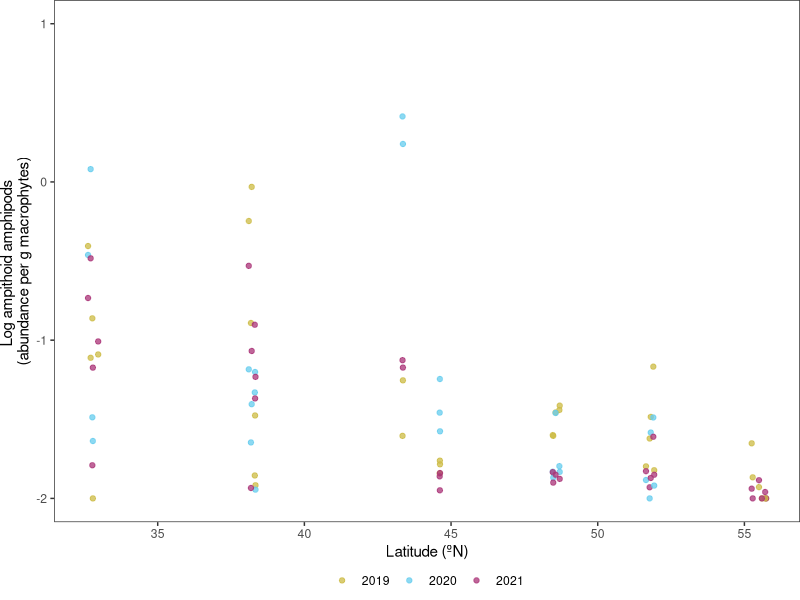
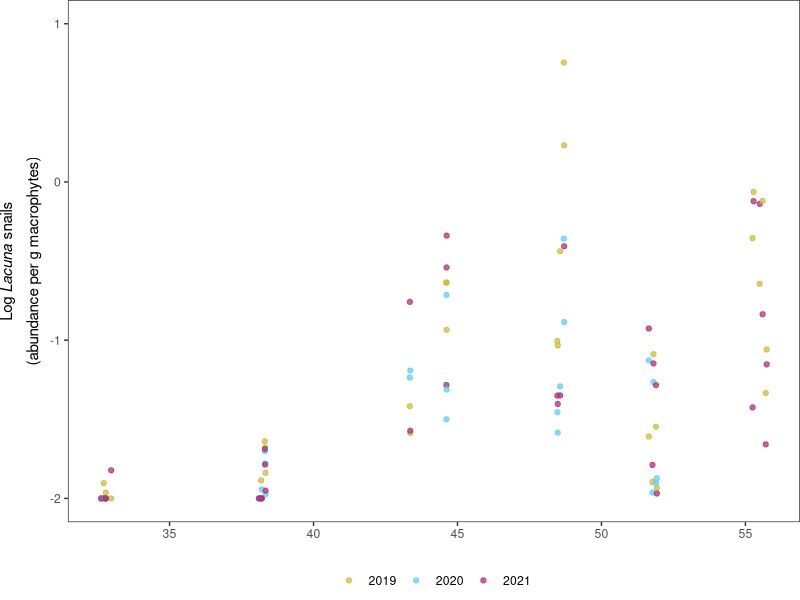
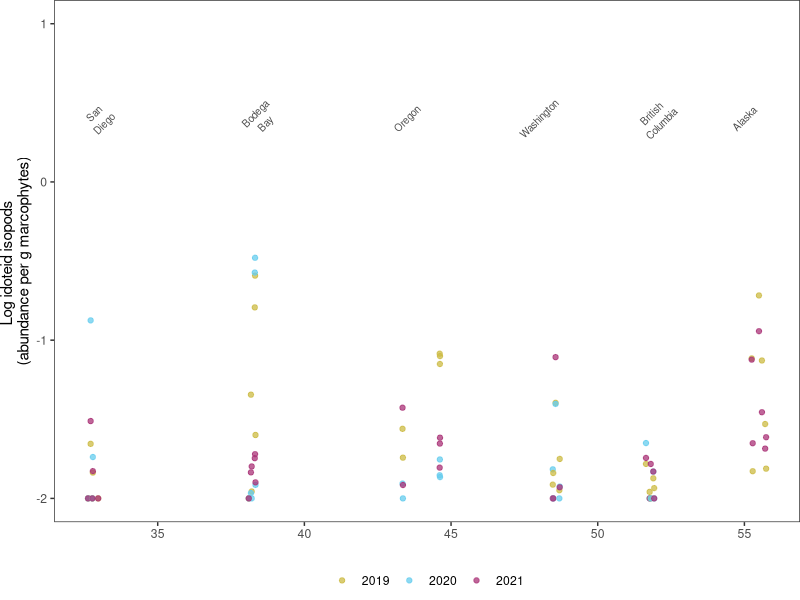
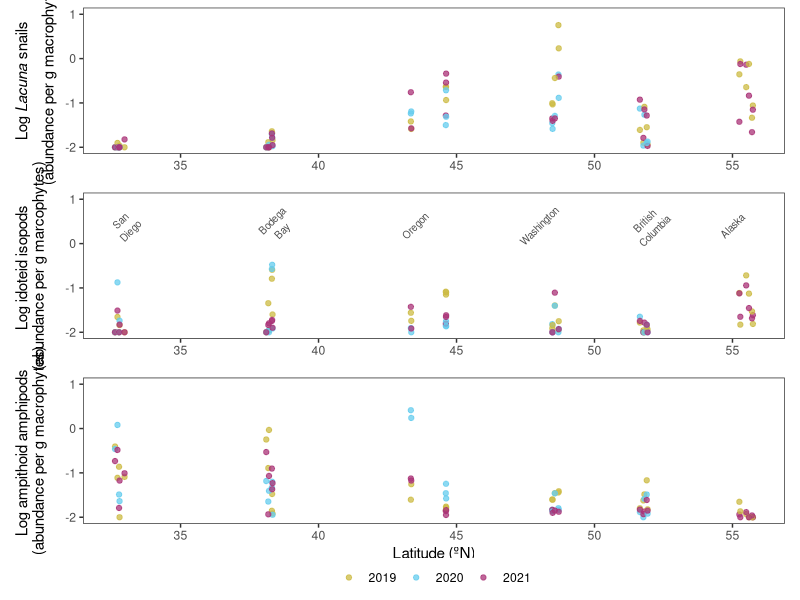
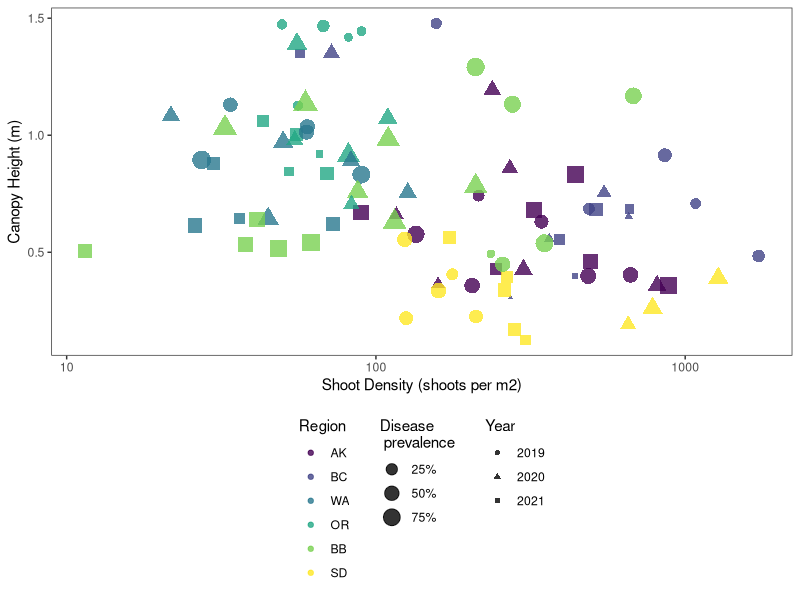
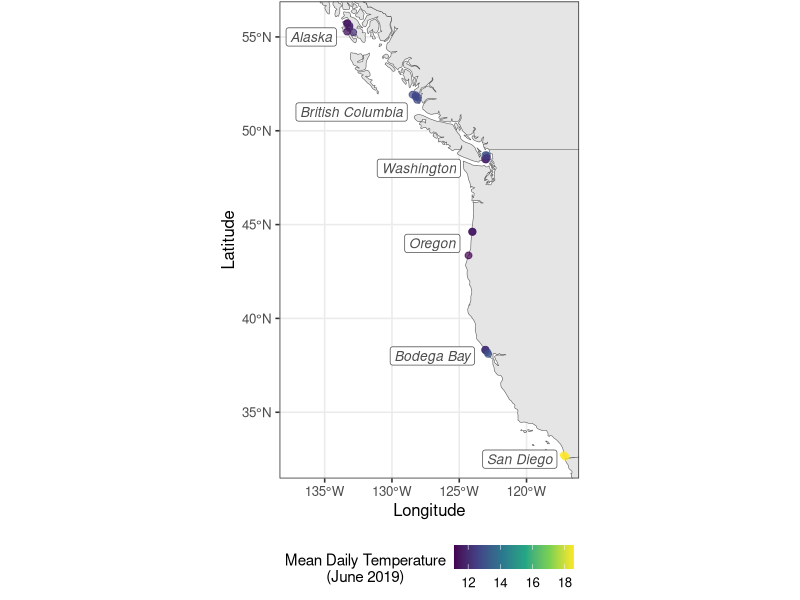
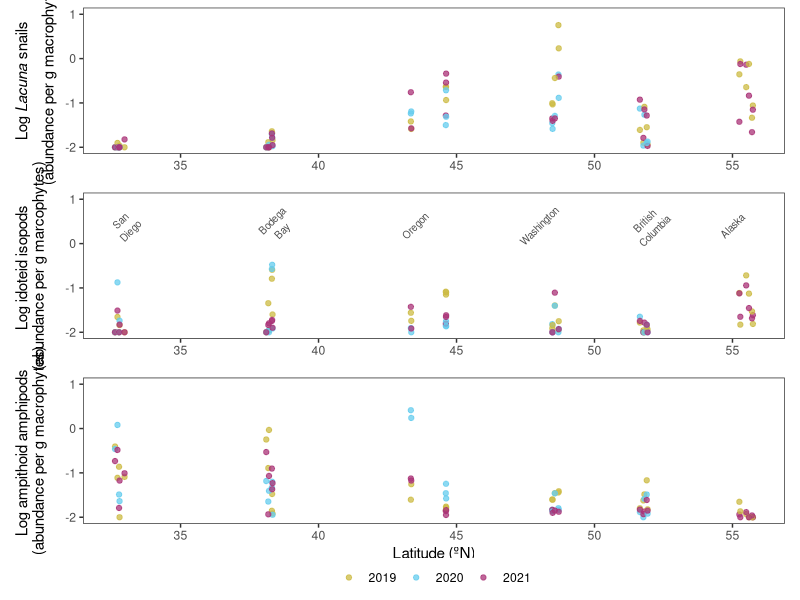
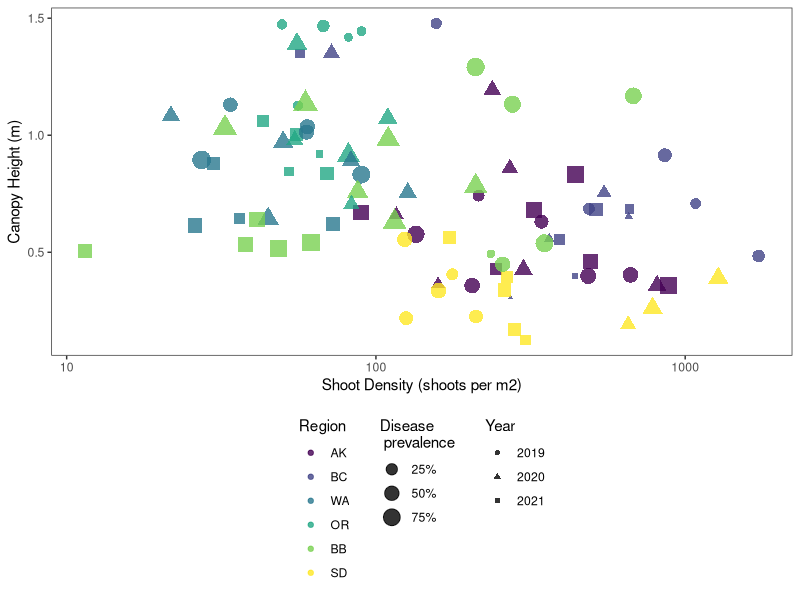

Write the R code that produced these figures, in order.
## Figures for epifauna paper

# Last updated: 2024-03-19 by Lillian Aoki

## This script produces figures for (1) the distribution of epifauna across latitudes,
## (2) comparison of seagrass structure and disease prevalence, 
## and (3) a map of study locations with temperature. 

library(tidyverse)
library(patchwork)
library(tidyverse)
library(sf)
library(rnaturalearth)

# data input ####
region_order <- c("AK", "BC", "WA", "OR", "BB", "SD")
site_dat <- read_csv("data/output/epifauna_site_for_plotting.csv")
site_dat$fYear <- ordered(as.factor(site_dat$Year), levels = c("2019", "2020", "2021"))
site_dat$Region <- ordered(site_dat$Region, levels=region_order)

# epifauna distributions ####
amp_plot <- ggplot(site_dat, aes(x=Latitude, y=Ampithoid_large, color=fYear))+
  geom_point(size=1.5, alpha=0.75)+
  # xlab("")+
  xlab("Latitude (ºN)")+
  ylab("Log ampithoid amphipods \n(abundance per g macrophytes)")+
  scale_y_continuous(limits=c(-2, 1))+
  scale_x_continuous(breaks = c(30,35,40, 45, 50, 55, 60))+
  # scale_x_continuous(breaks = c(30,35,40, 45, 50, 55, 60), trans = "reverse")+
  scale_color_manual(values=c('#CCBB44', '#66CCEE', '#AA3377'))+
  # scale_color_viridis_d()+
  # scale_x_reverse(breaks = c(60, 55, 50, 45, 40, 35, 30))+
  theme_bw(base_size = 11)+
  theme(panel.grid = element_blank(), 
        legend.position = "bottom", legend.box.spacing = unit(0, "pt"),legend.title = element_blank(),
        plot.margin = unit(c(0,0,0,0), "pt"))
amp_plot

lac_plot <- ggplot(site_dat, aes(x=Latitude, y=Lacuna_large, color=fYear))+geom_point(size=1.5, alpha=0.75)+
  xlab("")+
  ylab(expression(atop(paste("Log ", italic("Lacuna"), " snails"), "(abundance per g macrophytes)")))+
  # scale_x_continuous(breaks = c(30,35,40, 45, 50, 55, 60), trans = "reverse")+
  scale_x_continuous(breaks = c(30,35,40, 45, 50, 55, 60))+
  scale_y_continuous(limits=c(-2, 1))+
  scale_color_manual(values=c('#CCBB44', '#66CCEE', '#AA3377'))+
  # scale_color_viridis_d()+
  theme_bw(base_size = 11)+
  theme(panel.grid = element_blank(), 
        legend.position = "bottom", legend.box.spacing = unit(0, "pt"),legend.title = element_blank(),
        plot.margin = unit(c(0,0,0,0), "pt"))

lac_plot

ido_plot <- ggplot(site_dat, aes(x=Latitude, y=Idoteid_large, color=fYear))+geom_point(size=1.5, alpha=0.75)+
  annotate(geom="text", x = c(33, 38.5, 43.5, 48, 52, 55),
           y=0.4, color = "grey30", size = 2.5,
           label = c("San\nDiego", "Bodega\nBay", "Oregon", "Washington","British\nColumbia", "Alaska"),
           angle = 45)+
  ylab("Log idoteid isopods \n(abundance per g marcophytes)")+
  xlab("")+
  # xlab("Latitude (ºN)")+
  scale_y_continuous(limits=c(-2, 1))+
  # scale_x_continuous(breaks = c(30,35,40, 45, 50, 55, 60), trans = "reverse")+
  scale_x_continuous(breaks = c(30,35,40, 45, 50, 55, 60))+
  # scale_color_viridis_d()+
  scale_color_manual(values=c('#CCBB44', '#66CCEE', '#AA3377'))+
  # scale_color_manual(values=c('#4477AA', '#EE6677', '#228833', '#CCBB44', '#66CCEE', '#AA3377'))+
  # scale_color_manual(values=c('#77AADD', '#EE8866', '#EEDD88', '#FFAABB', '#99DDFF', '#44BB99'))+
  theme_bw(base_size = 11)+
  theme(panel.grid = element_blank(), 
        legend.position = "bottom", legend.box.spacing = unit(0, "pt"), legend.title = element_blank(),
        plot.margin = unit(c(0,0,0,0), "pt"))

ido_plot

lac_plot / ido_plot / amp_plot / guide_area() + plot_layout(guides="collect", heights = c(1,1,1,0.1))
# ggsave("figures/taxa_latitude_colors.jpg", width = 4, height =8.25 )
ggsave("figures/taxa_latitude_colors.tiff", width = 4, height =8.25 )

# seagrass structure ####

ggplot(site_dat, aes(x=Density, y=CanopyHeight, color=Region, shape=fYear, size=Prevalence))+geom_point(alpha=0.8)+
  scale_x_continuous(trans = "log10")+
  xlab("Shoot Density (shoots per m2)")+
  ylab("Canopy Height (m)")+
  scale_size(breaks=c(0.25, 0.50, 0.75),labels = c("25%", "50%", "75%"), name="Disease \n prevalence")+
  scale_shape(name="Year")+
  theme_bw()+
  theme(panel.grid = element_blank(),
        legend.position = "bottom", legend.direction = "vertical")

# ggsave("figures/seagrass_structure_prevalence.jpg", width = 4, height = 6)
ggsave("figures/seagrass_structure_prevalence.tiff", width = 4, height = 6)

## site map ####
sites <- na.omit(site_dat)
sites <- subset(sites, Year=="2019")
sites_sf <- st_as_sf(sites, coords = c("Longitude", "Latitude"), crs = 4326, agr = "constant")

world <- ne_countries(scale = "medium", returnclass = "sf")

mapFull <- ggplot(data = world) + 
  geom_sf(fill="grey90")+
  # geom_sf(data=sites_sf, size=2, aes(color=MonthlyMeanTemp_June), alpha=0.5, nudge_y = 0.1) + 
  geom_sf(data=sites_sf, size=2, aes(color=MonthlyMeanTemp_June), alpha=0.7) + 
  # geom
  coord_sf(xlim = c(max(sites$Longitude), min(sites$Longitude-4)), 
           ylim = c(max(sites$Latitude), min(sites$Latitude)),
           default_crs = sf::st_crs(4326))+
  scale_color_continuous(type="viridis", name="Mean Daily Temperature\n(June 2019)",
                         breaks=c(10, 12, 14, 16, 18, 20))+
  xlab("Longitude")+
  ylab("Latitude")+
  theme_bw(base_size = 12)+
  theme(legend.position = "bottom", plot.margin = unit(c(1,2,1,2), "pt"), legend.title.align = 0.5,
        legend.title = element_text(size=11))

mapFull + 
  # geom_sf_label(data=regionsf, aes(label=label))
  annotate(geom = "label", color = "grey30", size = 3.5,
           x = c(-136, -133, -128, -127, -127, -120.5), 
           y = c(55, 51, 48, 44, 38, 32.5),
           fontface = "italic",
           label = c("Alaska", "British Columbia", "Washington", "Oregon", "Bodega Bay", "San Diego"))

ggsave("figures/map_study_sites.jpg", width = 4, height = 6)
ggsave("figures/map_study_sites.tiff", width = 4, height = 6)
